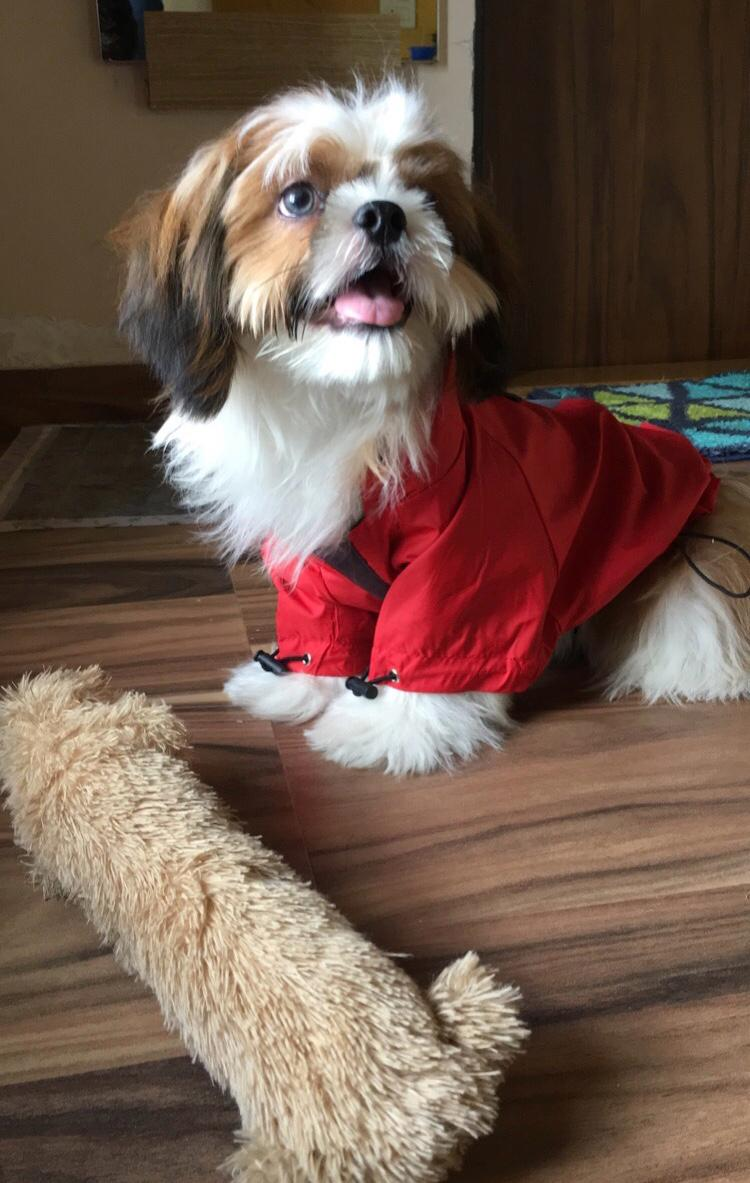
#> input picture GREY_IMAGE/img.jpeg, 750 x 1183 px, found by its file name
$ python DIP_BT22CSH008_01.py
#> lines starting #> are read from the running program, lines starting #| are printed output that depends on the picture
import cv2 as cv
import numpy as np
img=cv.imread("GREY_IMAGE\img.jpeg")
#> img is the input picture: shape (1183, 750, 3); mean B, G, R 78, 89.9, 113.9
img=cv.cvtColor(img,cv.COLOR_RGB2GRAY)
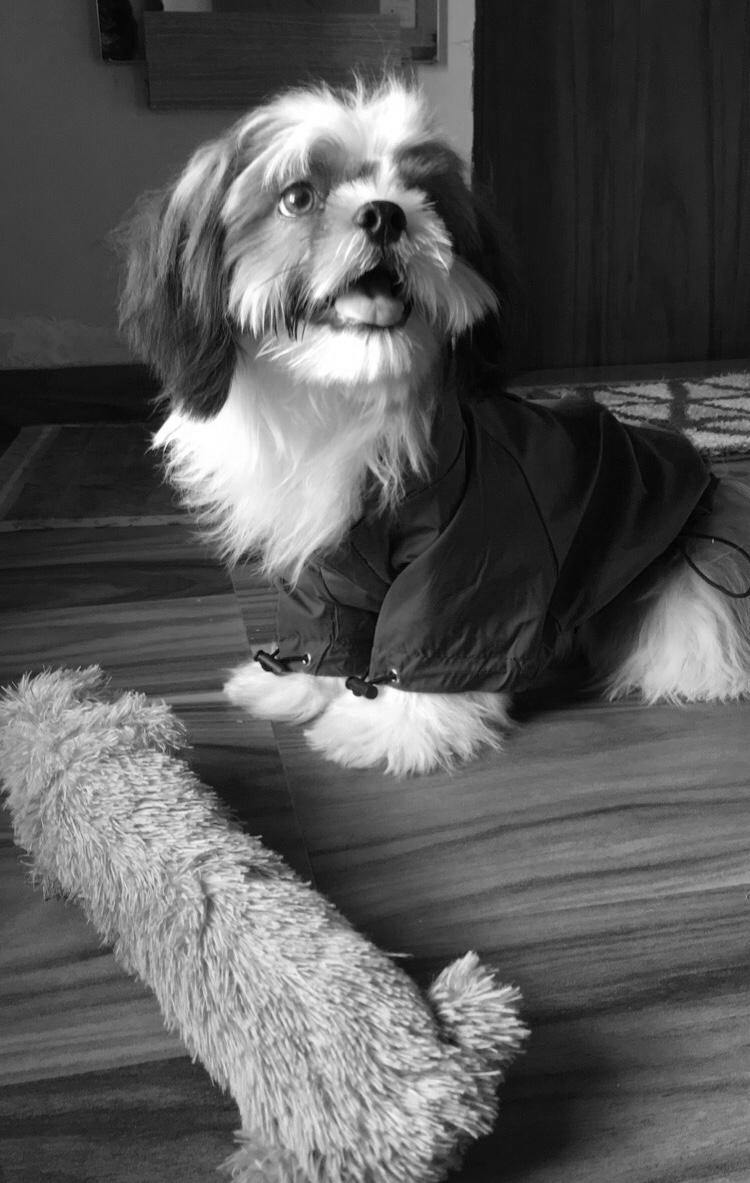
#> img: shape (1183, 750); min 0, max 255, mean 89.1
cv.imwrite('gray_image.jpg', img)
cv.imshow("grey",img)
cv.waitKey(0)
cv.destroyAllWindows()
